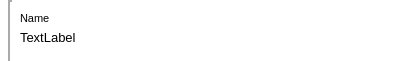
<?xml version="1.0" encoding="UTF-8"?>
<ui version="4.0">
 <class>message</class>
 <widget class="QWidget" name="message">
  <property name="geometry">
   <rect>
    <x>0</x>
    <y>0</y>
    <width>393</width>
    <height>61</height>
   </rect>
  </property>
  <property name="sizePolicy">
   <sizepolicy hsizetype="Preferred" vsizetype="Preferred">
    <horstretch>0</horstretch>
    <verstretch>0</verstretch>
   </sizepolicy>
  </property>
  <property name="minimumSize">
   <size>
    <width>393</width>
    <height>61</height>
   </size>
  </property>
  <property name="windowTitle">
   <string>Form</string>
  </property>
  <property name="styleSheet">
   <string notr="true">background-color: rgb(255, 255, 255);</string>
  </property>
  <widget class="QWidget" name="widget" native="true">
   <property name="geometry">
    <rect>
     <x>0</x>
     <y>-10</y>
     <width>401</width>
     <height>71</height>
    </rect>
   </property>
   <widget class="QLabel" name="name_label_2">
    <property name="geometry">
     <rect>
      <x>20</x>
      <y>20</y>
      <width>49</width>
      <height>16</height>
     </rect>
    </property>
    <property name="font">
     <font>
      <pointsize>8</pointsize>
     </font>
    </property>
    <property name="text">
     <string>Name</string>
    </property>
   </widget>
   <widget class="QLabel" name="message_label">
    <property name="geometry">
     <rect>
      <x>20</x>
      <y>40</y>
      <width>361</width>
      <height>21</height>
     </rect>
    </property>
    <property name="font">
     <font>
      <pointsize>10</pointsize>
     </font>
    </property>
    <property name="text">
     <string>TextLabel</string>
    </property>
    <property name="alignment">
     <set>Qt::AlignLeading|Qt::AlignLeft|Qt::AlignTop</set>
    </property>
    <property name="wordWrap">
     <bool>true</bool>
    </property>
   </widget>
   <widget class="Line" name="line">
    <property name="geometry">
     <rect>
      <x>0</x>
      <y>10</y>
      <width>20</width>
      <height>61</height>
     </rect>
    </property>
    <property name="lineWidth">
     <number>2</number>
    </property>
    <property name="orientation">
     <enum>Qt::Vertical</enum>
    </property>
   </widget>
   <zorder>line</zorder>
   <zorder>name_label_2</zorder>
   <zorder>message_label</zorder>
   <zorder>horizontalSpacer</zorder>
  </widget>
 </widget>
 <resources/>
 <connections/>
</ui>
